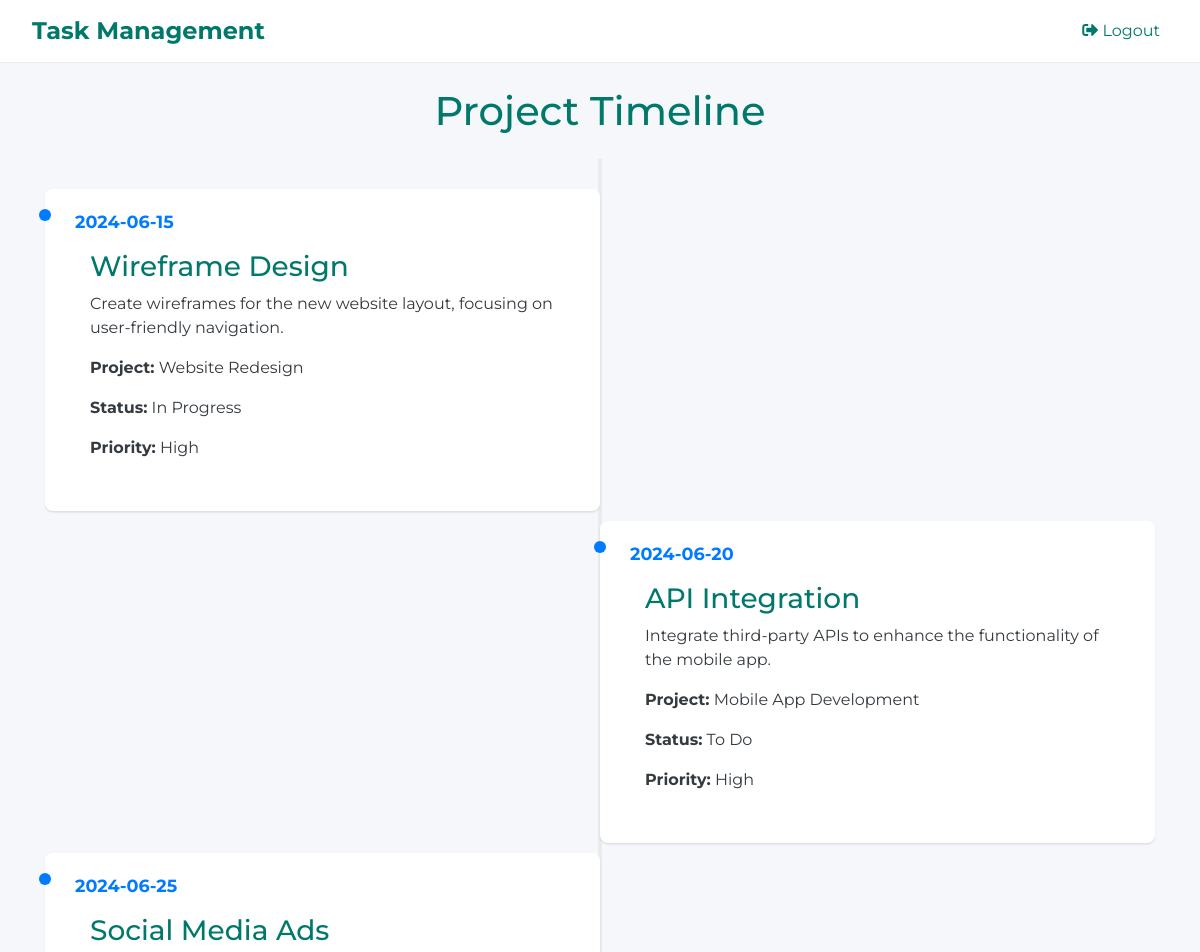
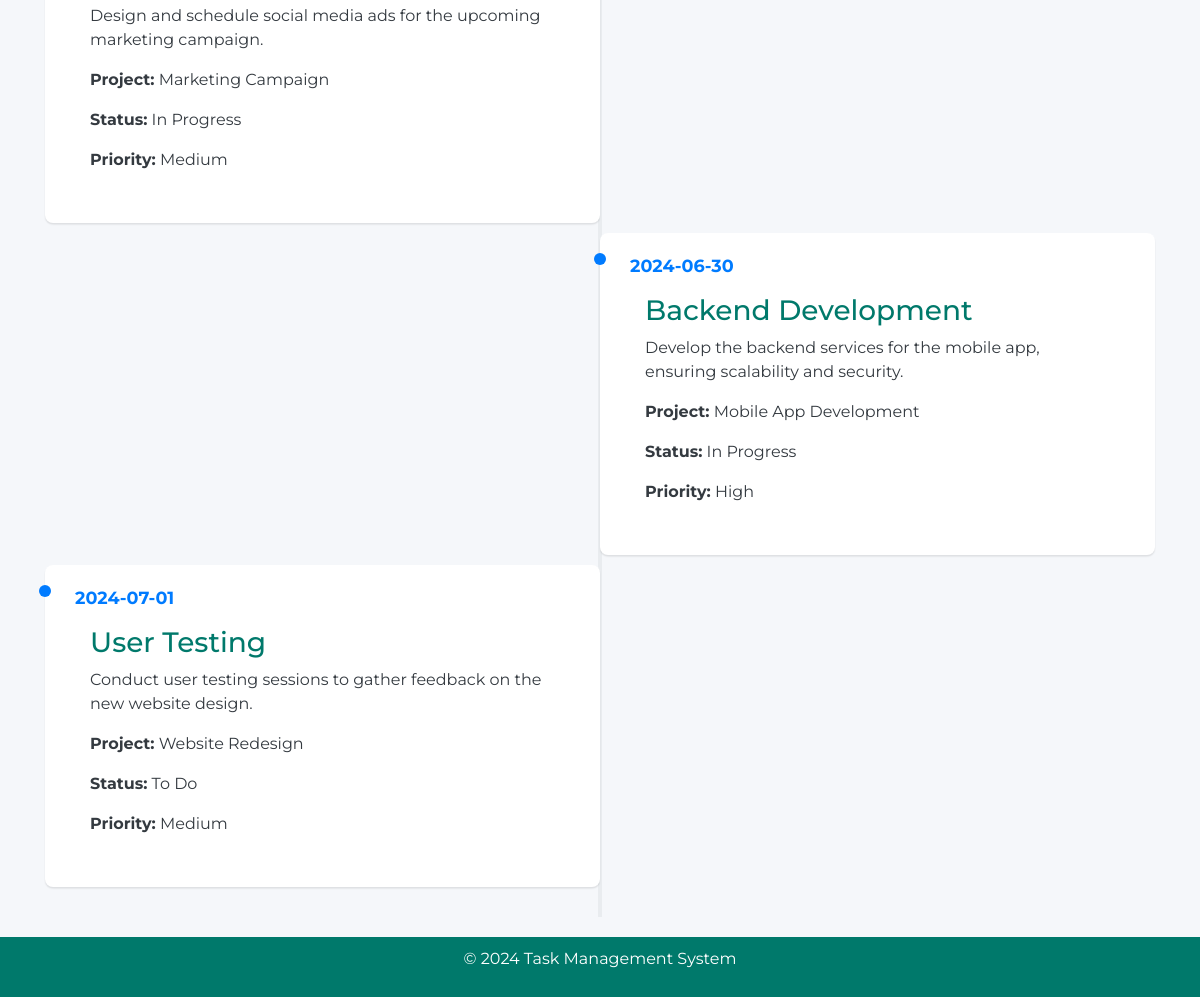
Page /timeline (signed in) on the committed database (2 pictures, top to bottom).
### app/models.py (models this page shows)
class Task(db.Model):
    id = db.Column(db.Integer, primary_key=True)
    name = db.Column(db.String(128))
    description = db.Column(db.String(512))
    deadline = db.Column(db.DateTime)
    priority = db.Column(db.String(64))
    status = db.Column(db.String(64))
    user_id = db.Column(db.Integer, db.ForeignKey('user.id'))
    project_id = db.Column(db.Integer, db.ForeignKey('project.id'))

class Project(db.Model):
    id = db.Column(db.Integer, primary_key=True)
    name = db.Column(db.String(128))
    description = db.Column(db.String(512))
    user_id = db.Column(db.Integer, db.ForeignKey('user.id'))
    tasks = db.relationship('Task', backref='project', lazy='dynamic')

### app/routes.py (the view)
@main_bp.route('/timeline')
@login_required
def timeline():
    projects = Project.query.filter_by(user_id=current_user.id).all()
    tasks = Task.query.filter_by(user_id=current_user.id).order_by(Task.deadline).all()
    return render_template('timeline.html', projects=projects, tasks=tasks)

### app/__init__.py (called while the page is built)
def create_app(config_class=Config):
    app = Flask(__name__)
    app.config.from_object(config_class)
    db.init_app(app)
    migrate.init_app(app, db)
    login_manager.init_app(app)
    from .models import User
    with app.app_context():
        from . import routes
        app.register_blueprint(routes.main_bp)
        db.create_all()
        def format_date(value, format='%Y-%m-%d'):
            if value is None:
                return ""
            return value.strftime(format)
        app.jinja_env.filters['format_date'] = format_date
        @login_manager.user_loader
        def load_user(user_id):
            return User.query.get(int(user_id))
    return app

### app/templates/timeline.html (shortened to what this page needs)
{% extends "base.html" %}
{% block content %}
<h1 class="text-center my-4">Project Timeline</h1>
<div class="timeline">
    {% for task in tasks %}
    <div class="timeline-item animate__animated animate__fadeInUp">
        <div class="timeline-date">
            {{ task.deadline.strftime('%Y-%m-%d') if task.deadline else 'No deadline' }}
        </div>
        <div class="timeline-content">
            <h3>{{ task.name }}</h3>
            <p>{{ task.description }}</p>
            <p><strong>Project:</strong> {{ task.project.name if task.project else 'No project' }}</p>
            <p><strong>Status:</strong> {{ task.status }}</p>
            <p><strong>Priority:</strong> {{ task.priority }}</p>
        </div>
    </div>
    {% endfor %}
</div>
{% endblock %}

### app/static/styles.css (style rules this page uses)
body { font-family: 'Montserrat', sans-serif; }
h1, h2, h3 { color: #00796b; }

### app/templates/base.html (style rules this page uses)
body { background-color: #f5f7fa; color: #343a40; font-family: 'Montserrat', sans-serif; }
h1, h2, h3 { color: #00796b; }

### app/templates/timeline.html (style rules this page uses)
.timeline { position: relative; margin: 20px 0; padding: 20px 0; list-style: none; }
.timeline:before { position: absolute; top: 0; bottom: 0; left: 50%; width: 4px; margin-left: -2px; content: ""; background-color: #e9ecef; }
.timeline-item { position: relative; margin: 10px 0; padding: 20px 30px; width: 50%; border-radius: 8px; background-color: #ffffff; box-shadow: 0 0.1rem 0.1rem rgba(0, 0, 0, 0.1); }
.timeline-item:nth-child(odd) { left: 0; }
.timeline-item:nth-child(even) { left: 50%; }
.timeline-item:before { position: absolute; top: 20px; left: -6px; display: inline-block; width: 12px; height: 12px; border-radius: 50%; background-color: #007bff; content: ""; }
.timeline-item:nth-child(even):before { left: -6px; right: auto; }
.timeline-date { font-size: 1.1rem; font-weight: bold; color: #007bff; }
.timeline-content { padding: 15px; }

### rows in the picture
Task: deadline "2024-06-15", name "Wireframe Design", description "Create wireframes for the new website layout, focusing on user-friendly navigation.", project "Website Redesign", status "In Progress", priority "High"
Task: deadline "2024-06-20", name "API Integration", description "Integrate third-party APIs to enhance the functionality of the mobile app.", project "Mobile App Development", status "To Do", priority "High"
Task: deadline "2024-06-25", name "Social Media Ads", description "Design and schedule social media ads for the upcoming marketing campaign.", project "Marketing Campaign", status "In Progress", priority "Medium"
Task: deadline "2024-06-30", name "Backend Development", description "Develop the backend services for the mobile app, ensuring scalability and security.", project "Mobile App Development", status "In Progress", priority "High"
Task: deadline "2024-07-01", name "User Testing", description "Conduct user testing sessions to gather feedback on the new website design.", project "Website Redesign", status "To Do", priority "Medium"
